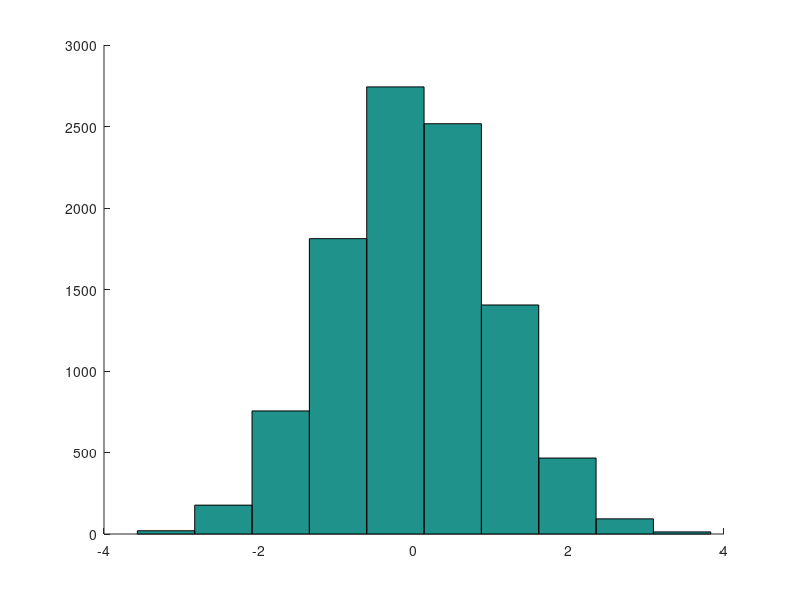

MATLAB code to generate this figure: (Note: this script raises an error after producing the figure.)
clear

t = -5:1/1000:5;
x = randn(1,length(t));
[partition,codebook] = lloyds(x,2^3);

figure, hold on
hist(x)
for i=1:length(codebook)
    xline(codebook(i));
end
